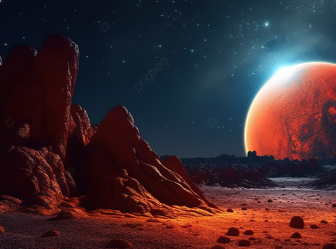
#> input picture images/image1.png, 336 x 249 px, found by its file name
$ python 120230252.py
#> lines starting #> are read from the running program, lines starting #| are printed output that depends on the picture
import cv2
import numpy as np

def compute_homography(src_pts, dst_pts):
    A = []
    for (x1, y1), (x2, y2) in zip(src_pts, dst_pts):
        A.append([-x1, -y1, -1, 0, 0, 0, x1*x2, y1*x2, x2])
        A.append([0, 0, 0, -x1, -y1, -1, x1*y2, y1*y2, y2])
    A = np.array(A)
    _, _, Vt = np.linalg.svd(A)
    H = Vt[-1].reshape(3, 3)
    return H / H[2, 2]

def ransac_for_homography(matches, kp1, kp2, threshold=5.0, iterations=1000):
    src_pts = np.float32([kp1[m.queryIdx].pt for m in matches])
    dst_pts = np.float32([kp2[m.trainIdx].pt for m in matches])

    max_inliers = []
    final_H = None

    if len(src_pts) < 4:
        print("Not enough points to find homography!")
        return None

    for i in range(iterations):
        # Randomly select 4 pairs of points
        indices = np.random.choice(len(src_pts), 4, replace=False)
        src = src_pts[indices]
        dst = dst_pts[indices]

        # Compute the homography matrix
        H = compute_homography(src, dst)

        # Calculate inliers
        transformed_pts = np.dot(H, np.vstack((src_pts.T, np.ones(src_pts.shape[0]))))
        transformed_pts /= transformed_pts[2]
        transformed_pts = transformed_pts[:2].T

        dist = np.sqrt(np.sum((dst_pts - transformed_pts)**2, axis=1))
        inliers = [idx for idx, d in enumerate(dist) if d < threshold]

        if len(inliers) > len(max_inliers):
            max_inliers = inliers
            final_H = H

    good_matches = [matches[i] for i in max_inliers]

    return final_H, good_matches

def apply_homography(pt, H):
    x, y = pt
    transformed_pt = np.dot(H, [x, y, 1])
    transformed_pt /= transformed_pt[2]
    return transformed_pt[:2]

def warp_image_simple(img, H, output_shape):
    h, w, _ = img.shape
    output_img = np.zeros(output_shape, dtype=np.uint8)

    H_inv = np.linalg.inv(H)
    for y in range(output_shape[0]):
        for x in range(output_shape[1]):
            src_x, src_y = apply_homography([x, y], H_inv)
            src_x, src_y = int(src_x), int(src_y)
            if 0 <= src_x < w and 0 <= src_y < h:
                output_img[y, x] = img[src_y, src_x]

    return output_img

def warpImages(img1, img2, H):
    h1, w1 = img1.shape[:2]
    h2, w2 = img2.shape[:2]

    img1_points = np.float32([[0, 0], [0, h1], [w1, h1], [w1, 0]])
    temp_points = np.float32([[0, 0], [0, h2], [w2, h2], [w2, 0]])

    img2_points = np.array([apply_homography(pt, H) for pt in temp_points])

    points = np.vstack([img1_points, img2_points])

    [x_min, y_min] = np.int32(np.min(points, axis=0))
    [x_max, y_max] = np.int32(np.max(points, axis=0))

    output_shape = (y_max - y_min + 1, x_max - x_min + 1, 3)

    H_translation = np.array([
        [1, 0, -x_min],
        [0, 1, -y_min],
        [0, 0, 1]
    ])

    final_H = np.dot(H_translation, H)
    output_img = warp_image_simple(img2, final_H, output_shape)
    cv2.imwrite("sex.jpg", output_img)
    output_img[-y_min:-y_min+h1, -x_min:-x_min+w1] = img1

    return output_img

def main():
    img1 = cv2.imread('image1.png') # Change to your image path
#> img1 is the input picture: shape (249, 336, 3); mean B, G, R 47.9, 42.8, 63.8
    img2 = cv2.imread('image2.png') # Change to your image path
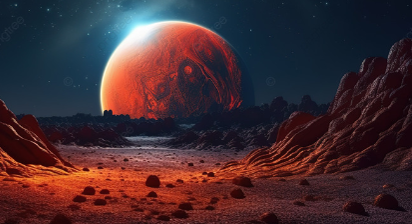
#> input picture images/image2.png, 412 x 224 px, found by its file name
#> img2 is the input picture: shape (224, 412, 3); mean B, G, R 49.8, 44.3, 67.8

    orb = cv2.ORB_create()
    kp1, des1 = orb.detectAndCompute(img1, None)
#> kp1 = 348 keypoints; strongest (x, y, size): (249, 151, 31), (246, 154, 37.2), (250, 151, 37.2), (245, 150, 53.6)
    kp2, des2 = orb.detectAndCompute(img2, None)
#> kp2 = 370 keypoints; strongest (x, y, size): (105, 110, 31), (102, 112, 37.2), (102, 113, 31), (102, 111, 44.6)

    bf = cv2.BFMatcher(cv2.NORM_HAMMING, crossCheck=True)
    matches = bf.match(des1, des2)
#> matches = 134 matches
    matches = sorted(matches, key=lambda x: x.distance)

    M, good_matches = ransac_for_homography(matches, kp1, kp2)
#> in ransac_for_homography, `src_pts = np.float32([kp1[m.queryIdx].pt for m in matches])`: src_pts = 134 pairs, first value 43 to 302, second value 44 to 217
#> in ransac_for_homography, `dst_pts = np.float32([kp2[m.trainIdx].pt for m in matches])`: dst_pts = 134 pairs, first value 31 to 377, second value 69.6 to 185
#> the loop in ransac_for_homography, `for i in range(iterations):` made 1000 passes
#> (indices, src, dst, max_inliers) on pass 1: ([95, 68, 26, 8], [[132.5, 190.1], [250.9, 153.4], [175, 182], [267, 209]], [[250.6, 165.6], [107.8, 112], [31, 141], [123, 168]], [8, 26, 68, 77, 95])
#> (indices, src, dst) on passes 2, 4, 5, 9: ([53, 73, 84, 8], [[202.2, 183.2], [269.6, 155.5], [275, 158.4], [267, 209]], [[58.75, 143.4], [126.5, 114], [131.3, 117.5], [123, 168]]), ([117, 15, 41, 13], [[82.94, 138.9], [240, 208], [249.6, 151.2], [225, 209]], [[161, 180], [96, 167], [105.6, 110.4], [81, 168]]), ([133, 52, 58, 108], [[74.88, 197.3], [198.7, 198.7], [195.8, 203], [249.6, 210]], [[308, 150], [54.72, 158.4], [53.28, 162.7], [105.1, 168.5]]), ([92, 73, 93, 19], [[282.2, 200.2], [269.6, 155.5], [152, 204], [252, 151]], [[135.4, 158.4], [126.5, 114], [172.8, 158.4], [108, 110]])
#> after the loop in ransac_for_homography, `for i in range(iterations):`: max_inliers = 92 values from 0 to 108
#> in ransac_for_homography, `good_matches = [matches[i] for i in max_inliers]`: good_matches = 92 matches
#> M = [[1.29, 0.0334, -195.3], [0.118, 1.33, -95.83], [0.000689, 0.000398, 1]]; good_matches = 92 matches
    if M is None:
        return

    img_matches = cv2.drawMatches(img1, kp1, img2, kp2, good_matches, None, flags=cv2.DrawMatchesFlags_NOT_DRAW_SINGLE_POINTS)
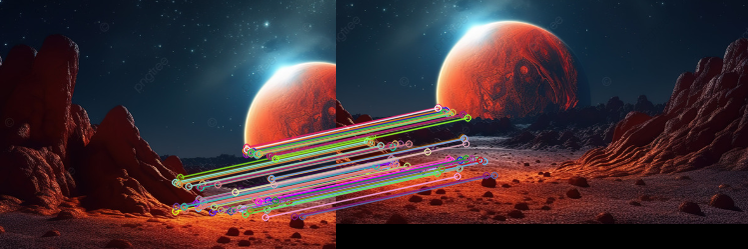
#> img_matches: shape (249, 748, 3); mean B, G, R 52.3, 47.3, 66
    cv2.imwrite('panorama_match_point_test.jpg', img_matches)
    img_output = warpImages(img2, img1, M)
#> in warpImages, `img2_points = np.array([apply_homography(pt, H) for pt in temp_points])`: img2_points = [[-195.3, -95.83], [-170.1, 213.4], [185, 206], [193.1, -45.7]]
#> in warpImages, `points = np.vstack([img1_points, img2_points])`: points = [[0, 0], [0, 224], [412, 224], [412, 0], [-195.3, -95.83], [-170.1, 213.4], [185, 206], [193.1, -45.7]]
#> in warpImages, `[x_min, y_min] = np.int32(np.min(points, axis=0))`: x_min = -195; y_min = -95
#> in warpImages, `[x_max, y_max] = np.int32(np.max(points, axis=0))`: x_max = 412; y_max = 224
#> in warpImages, `output_shape = (y_max - y_min + 1, x_max - x_min + 1, 3)`: output_shape = (320, 608, 3)
#> in warpImages, `H_translation = np.array([ [1, 0, -x_min], [0, 1, -y_min], [0, 0, 1] ])`: H_translation = [[1, 0, 195], [0, 1, 95], [0, 0, 1]]
#> in warpImages, `final_H = np.dot(H_translation, H)`: final_H = [[1.42, 0.111, -0.266], [0.183, 1.36, -0.83], [0.000689, 0.000398, 1]]
#> in warp_image_simple, `H_inv = np.linalg.inv(H)`: H_inv = [[0.71, -0.0578, 0.141], [-0.0955, 0.74, 0.589], [-0.000451, -0.000255, 1]]
#> the loop in warp_image_simple, `for y in range(output_shape[0]):` made 320 passes
#> after the loop in warp_image_simple, `for y in range(output_shape[0]):`:
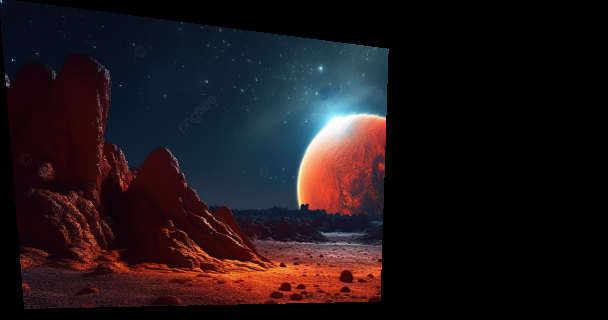
#> output_img: shape (320, 608, 3); mean B, G, R 24, 20.8, 30.7
#> in warpImages, `output_img[-y_min:-y_min+h1, -x_min:-x_min+w1] = img1`:
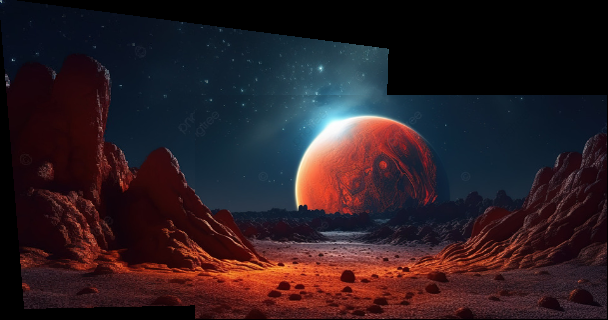
#> output_img: shape (320, 608, 3); mean B, G, R 34.3, 28.9, 43.7
    cv2.imwrite('panorama_test.jpg', img_output)

if __name__ == '__main__':
    main()
